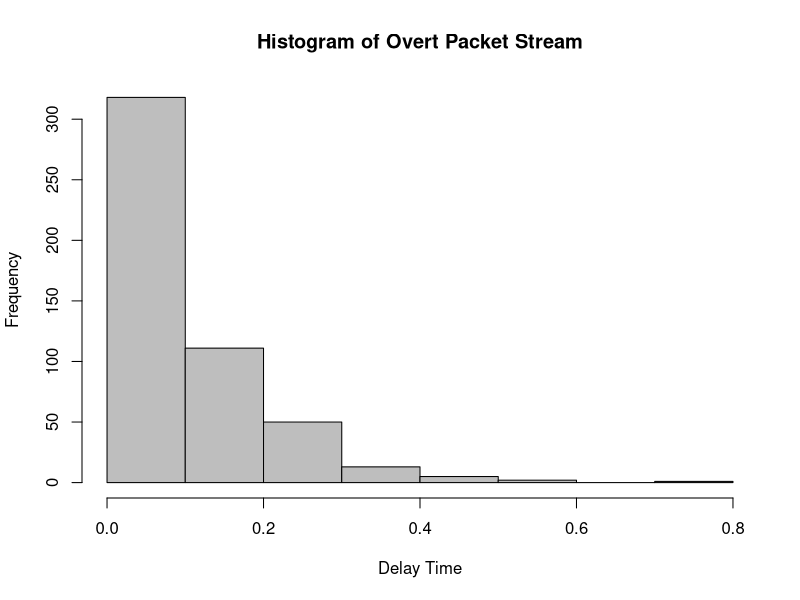
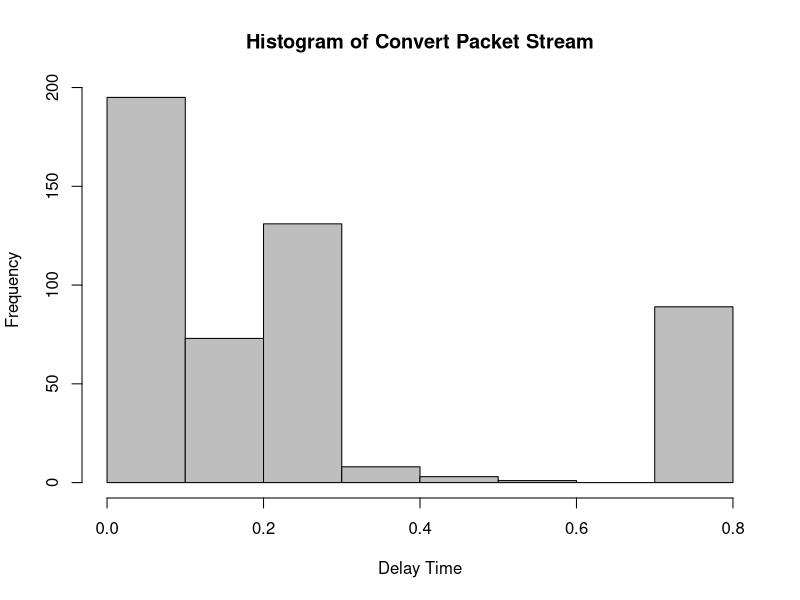
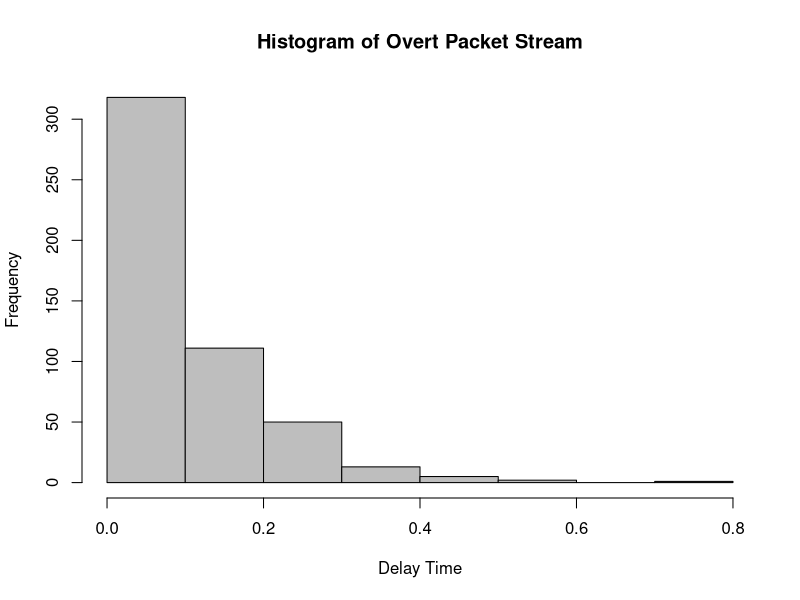
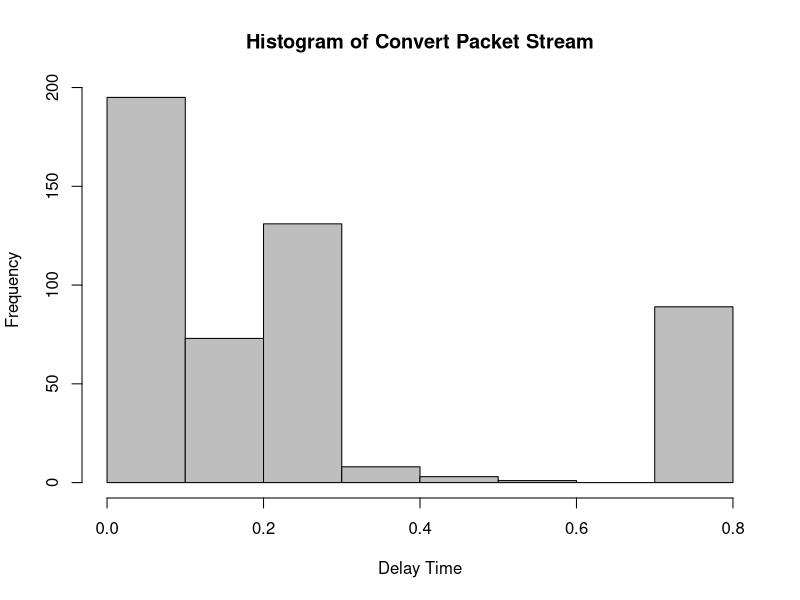
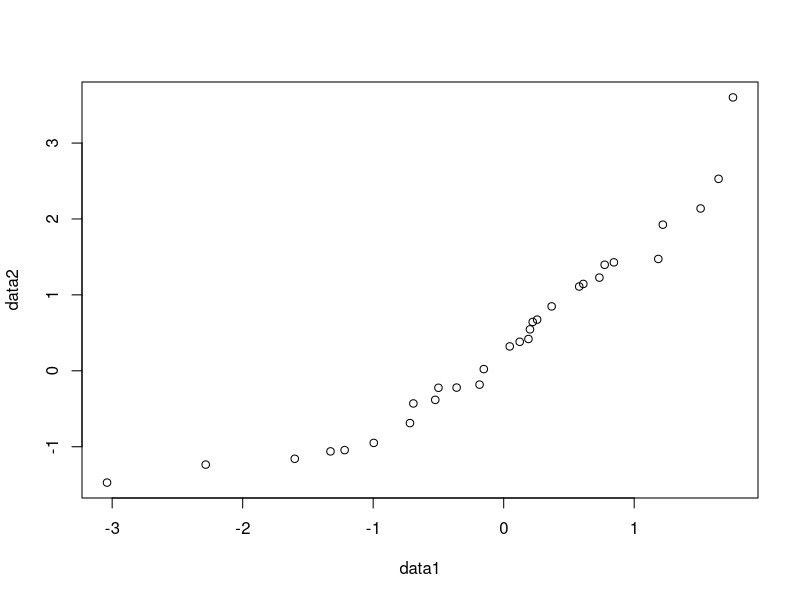
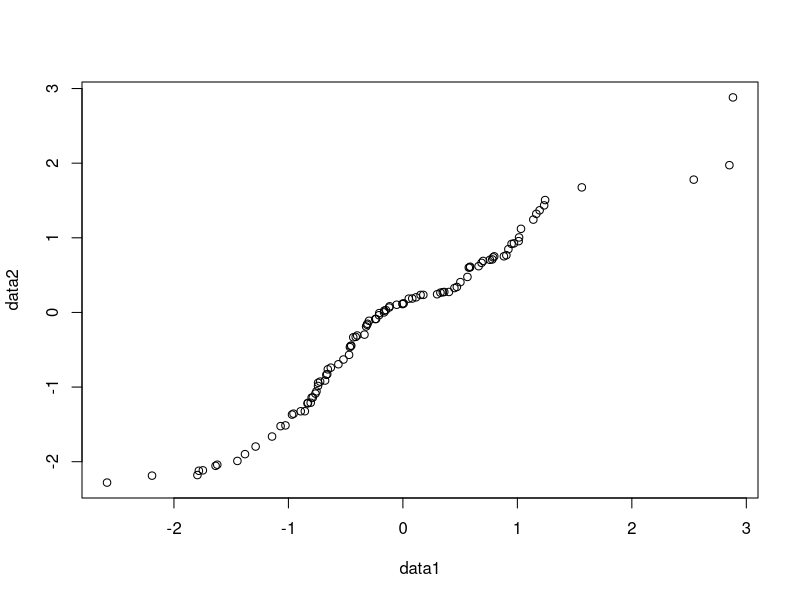
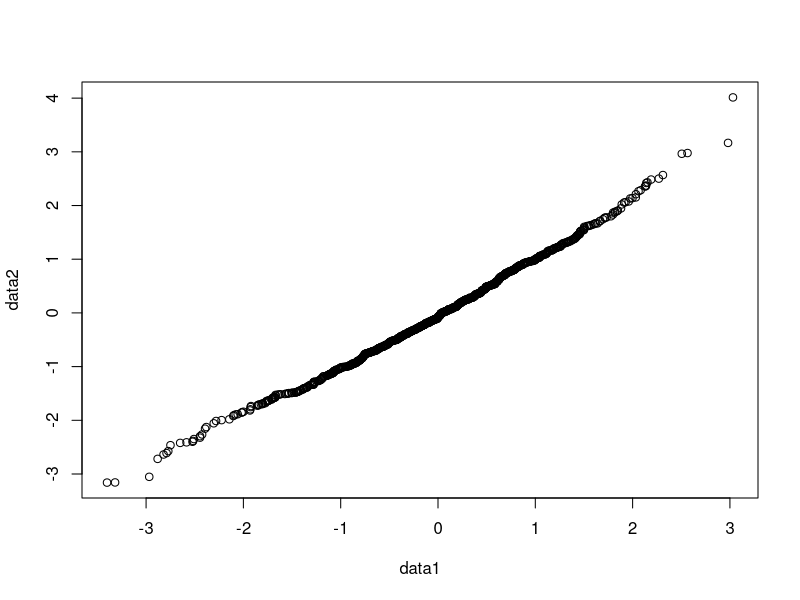
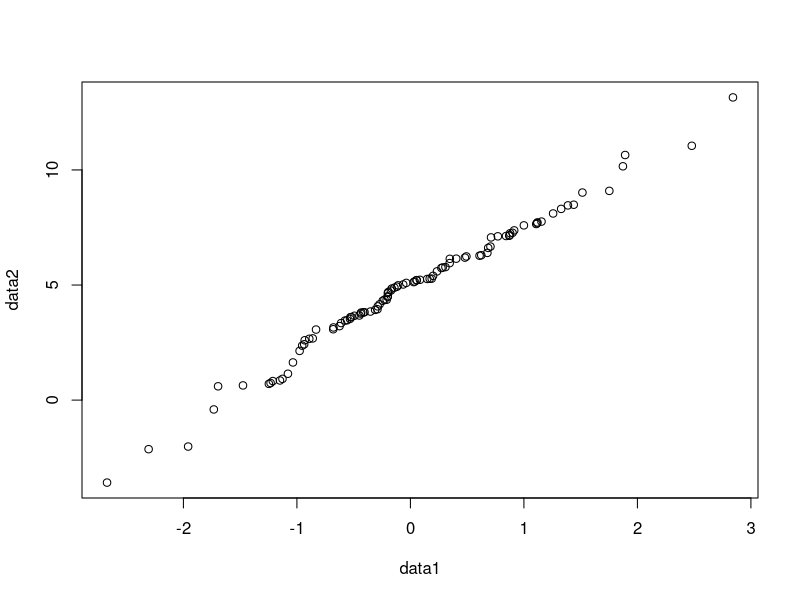

Reproduce these figures in R, in order.
## ---- chunk 1
knitr::opts_chunk$set(echo = TRUE)
## ---- chunk 2
Traffic_data_orig <- read.csv("Traffic_data_orig.csv", header=TRUE)
message <- "this is a secret message"
raw <- charToRaw(message)
time = Traffic_data_orig$Time
num = as.integer(rawToBits(raw))

delays = numeric(length(time) - 1)
for (i in (1:(length(time) - 1))) {
  delays[i] = time[i+1] - time[i]
}

index = 1
bitlen = length(raw)*8
encrpt <- numeric(length(raw)*8)
for (i in (0:(length(raw)-1))) {
  for (j in 1:8) {
    if (num[i*8+j] == 0) {
      encrpt[index] = 0.25
    }
    else {
      encrpt[index] = 0.75
    }
    index = index+1
    j = j-1
  }
}

delays2 = delays
for (i in (1:bitlen)) {
  delays2[i] = encrpt[i]
}
## ---- chunk 3
hist(delays, col='grey', xlab = 'Delay Time', 
     main = 'Histogram of Overt Packet Stream')
hist(delays2, col='grey', xlab = 'Delay Time', 
     main = 'Histogram of Convert Packet Stream')
## ---- chunk 4
Traffic_data_orig <- read.csv("Traffic_data_orig.csv", header=TRUE)
message <- "this is a secret message"
raw <- charToRaw(message)
time = Traffic_data_orig$Time
num = as.integer(rawToBits(raw))
delays = numeric(length(time) - 1)
for (i in (1:(length(time) - 1))) {
  delays[i] = time[i+1] - time[i]
}
m = median(delays)
max = max(delays)
min = min(delays)

index = 1
bitlen = length(raw)*8
encrpt <- numeric(length(raw)*8)
for (i in (0:(length(raw)-1))) {
  for (j in 1:8) {
    if (num[i * 8 + j] == 0) {
      encrpt[index] = runif(1, min, m)
    }
    else {
      encrpt[index] = runif(1, m, max)
    }
    index = index + 1
    j = j - 1
  }
}

delays3 = delays
for (i in (1:bitlen)) {
  delays3[i] = encrpt[i]
}
## ---- chunk 5
hist(delays, col='grey', xlab = 'Delay Time', 
     main = 'Histogram of Overt Packet Stream')
hist(delays2, col='grey', xlab = 'Delay Time', 
     main = 'Histogram of Convert Packet Stream')
## ---- chunk 6
data1 <- rnorm(30)
data2 <- rnorm(30)
qqplot(data1, data2)
## ---- chunk 7
data1 <- rnorm(100)
data2 <- rnorm(100)
qqplot(data1, data2)
data1 <- rnorm(1000)
data2 <- rnorm(1000)
qqplot(data1, data2)
## ---- chunk 8
data1 <- rnorm(100)
data2 <- rnorm(100, mean = 5, sd = 3)
qqplot(data1, data2)
## ---- chunk 9
data1 <- rexp(100)
data2 <- rexp(100)
qqplot(data1, data2)
data1 <- rexp(1000)
data2 <- rexp(1000)
qqplot(data1, data2)
## ---- chunk 10
data1 <- rnorm(100)
data2 <- rexp(100)
qqplot(data1, data2)
data1 <- rnorm(500)
data2 <- rexp(500)
qqplot(data1, data2)
## ---- chunk 11
qqplot(delays, delays2)
## ---- chunk 12
qqplot(delays, delays3)
lines(delays, delays, type = "l")
## ---- chunk 13

